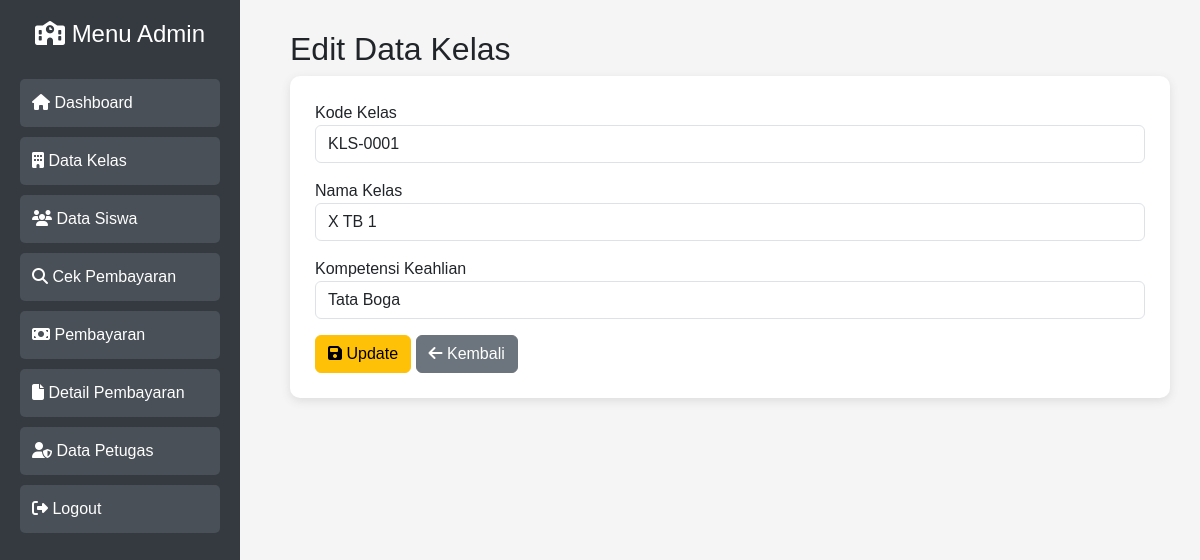
The app's page /kelas/edit.php?id_kelas=KLS-0001 (signed in) with its own data.
### tables this page shows
CREATE TABLE `tb_kelas` (
  `id_kelas` varchar(11) NOT NULL,
  `nama_kelas` varchar(10) DEFAULT NULL,
  `komp_keahlian` varchar(50) DEFAULT NULL
);

### kelas/edit.php (the view, shortened to what this page needs)
<?php
include_once __DIR__ . "/../config/koneksi.php";
$id_kelas = $_GET['id_kelas'];
$data = mysqli_query($koneksi, "SELECT * FROM tb_kelas WHERE id_kelas='$id_kelas'");
$kelas = mysqli_fetch_assoc($data);
?>
<?php
cekAdmin(); include "../template/header.php"; ?>
<?php
cekAdmin(); include "../template/sidebar.php"; ?>
<div class="content">
<h2>Edit Data Kelas</h2>
<div class="box">
<form method="POST">
<div class="mb-3">
<label>Kode Kelas</label>
<input type="text" class="form-control" value="<?= $kelas['id_kelas'] ?>" readonly>
</div>
<div class="mb-3">
<label>Nama Kelas</label>
<input type="text" name="nama_kelas" class="form-control"
       value="<?= $kelas['nama_kelas'] ?>" required>
</div>
<div class="mb-3">
<label>Kompetensi Keahlian</label>
<input type="text" name="komp_keahlian" class="form-control"
       value="<?= $kelas['komp_keahlian'] ?>" required>
</div>
<button name="update" class="btn btn-warning">
<i class="fa fa-save"></i> Update
</button>
<a href="index.php" class="btn btn-secondary">
<i class="fa fa-arrow-left"></i> Kembali
</a>
</form>
</div>
</div>
</body>
</html>

### assets/css/style.css (style rules this page uses)
body { font-family: Arial; background:#f5f5f5; }
.content { margin-left:250px; padding:20px; }
.content { margin-left:260px; padding:30px; }
.box { background:white; padding:25px; border-radius:10px; box-shadow:0 3px 10px #ddd; }

### records on screen
tb_kelas: id_kelas "KLS-0001", nama_kelas "X TB 1", komp_keahlian "Tata Boga"
